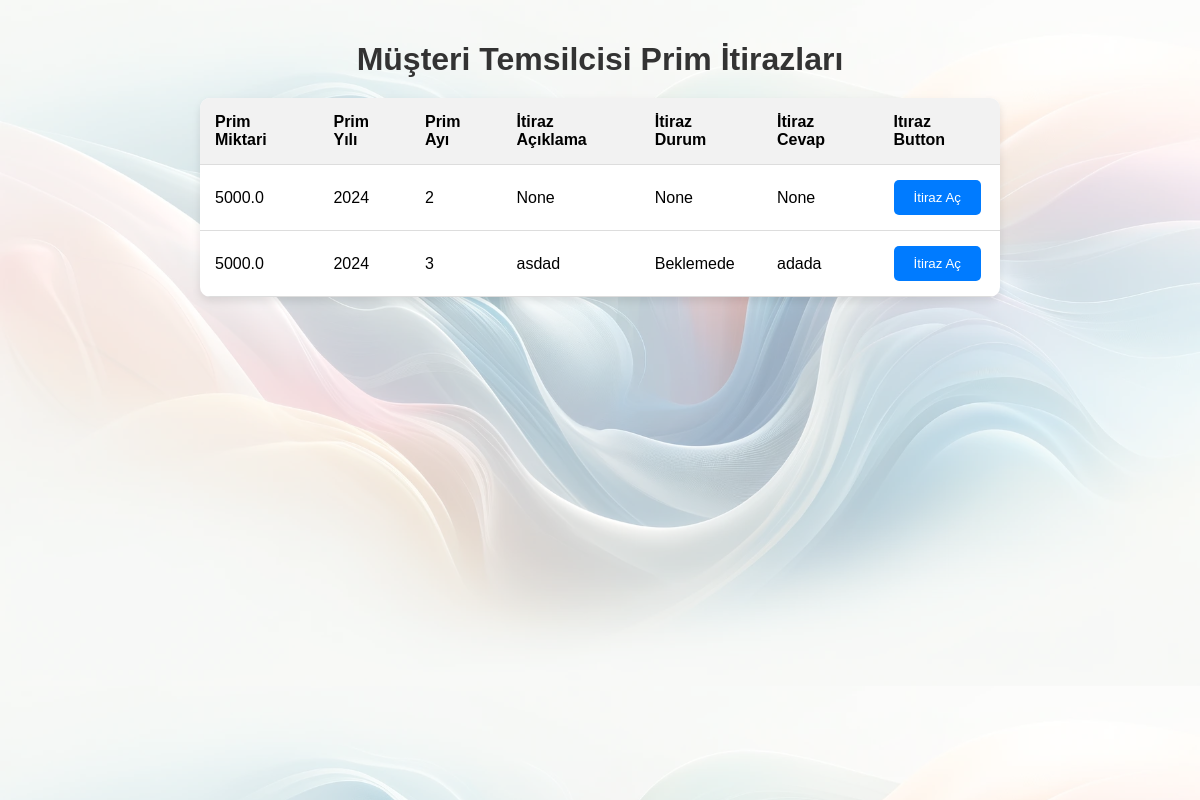
Screenshot of /personel/musteri_temsilcisi/aylik_prim_listesi_menu/ (signed in) with the database file from the repository.
### personel_takip_sistemi/models.py (models this page shows)
class Primler(models.Model):
    MusteriTemsilcisi = models.ForeignKey(MusteriTemsilcisi, on_delete=models.CASCADE)
    ITIRAZ_EDILDI = models.BooleanField()
    ITIRAZ_DURUM_CHOISES = [
        ('Beklemede', 'Beklemede'),
        ('Onaylandı', 'Onaylandı'),
        ('Reddedildi', 'Reddedildi')
    ]
    ITIRAZ_DURUM = models.CharField(max_length=20, choices=ITIRAZ_DURUM_CHOISES, blank=True, null=True)
    PRIM_YIL = models.IntegerField()
    PRIM_AY_CHOISES = [
        ('Ocak', 'Ocak'),
        ('Şubat', 'Şubat'),
        ('Mart', 'Mart'),
        ('Nisan', 'Nisan'),
        ('Mayıs', 'Mayıs'),
        ('Haziran', 'Haziran'),
        ('Temmuz', 'Temmuz'),
        ('Ağustos', 'Ağustos'),
        ('Eylül', 'Eylül'),
        ('Ekim', 'Ekim'),
        ('Kasım', 'Kasım'),
        ('Aralık', 'Aralık'),
    ]
    PRIM_AY = models.CharField(max_length=20, choices=PRIM_AY_CHOISES)
    PRIM_MIKTARI = models.FloatField()
    ITIRAZ_ACIKLAMA = models.TextField(blank=True, null=True)
    ITIRAZ_CEVAP = models.TextField(blank=True, null=True)

### personel_takip_sistemi/decorators.py (the view)
    def wrap(request, *args, **kwargs):
        user = request.user
        if user.USER_TYPE == "MusteriTemsilcisi" or user.is_superuser == True:
            return function(request, *args, **kwargs)
        else:
            raise PermissionDenied

### personel_takip_sistemi/templates/app/musteri_temsilcisi/prim_listesi_menusu.html (shortened to what this page needs)
{% load static %}
<!DOCTYPE html>
<html lang="en">
<head>
    <link rel="stylesheet" href="{% static 'assets/css/itiraz.css' %}">
</head>
<body>
    <div class="layer"></div>
    <h1>Müşteri Temsilcisi Prim İtirazları</h1>
    <table>
        <thead>
            <tr>
                <th>Prim Miktari</th>
                <th>Prim Yılı</th>
                <th>Prim Ayı</th>
                <th>İtiraz Açıklama</th>
                <th>İtiraz Durum</th>
                <th>İtiraz Cevap</th>
                <th>Itıraz Button</th>
            </tr>
        </thead>
        <tbody id="primler-listesi">
            {% for prim in context %}
                <tr>
                    <td>{{ prim.PRIM_MIKTARI }}</td>
                    <td>{{ prim.PRIM_YIL }}</td>
                    <td>{{ prim.PRIM_AY }}</td>
                    <td>{{ prim.ITIRAZ_ACIKLAMA }}</td>
                    <td>{{ prim.ITIRAZ_DURUM }}</td>
                    <td>{{ prim.ITIRAZ_CEVAP }}</td>
                    <td><button type="button" class="itiraz-button" data-id="{{ prim.id }}">İtiraz Aç</button></td>
                </tr>
            {% endfor %}
        </tbody>
    </table>
</body>
</html>

### personel_takip_sistemi/static/assets/css/itiraz.css (style rules this page uses)
body { font-family: 'Arial', sans-serif; background: url("/static/assets/img/hero-bg-light.webp"); background-size: cover; display: flex; flex-direction: column; align-items: center; padding: 20px; margin: 0; }
.layer { position: absolute; top: 0; left: 0; width: 100%; height: 100%; background-color: rgba(255, 255, 255, 0.5); z-index: 1; }
h1 { margin-bottom: 20px; color: #333; z-index: 2; }
table { width: 100%; max-width: 800px; border-collapse: collapse; margin-bottom: 20px; background: #fff; box-shadow: 0 4px 8px rgba(0, 0, 0, 0.1); border-radius: 10px; overflow: hidden; z-index: 2; }
th, td { padding: 15px; text-align: left; border-bottom: 1px solid #ddd; z-index: 2; }
th { background: #f2f2f2; font-weight: bold; }
button { align-self: flex-end; padding: 10px 20px; background-color: #007BFF; color: white; border: none; border-radius: 5px; cursor: pointer; }

### rows the page displays
Primler: PRIM_MIKTARI "5000.0"
Primler: PRIM_MIKTARI "5000.0", ITIRAZ_ACIKLAMA "asdad", ITIRAZ_DURUM "Beklemede", ITIRAZ_CEVAP "adada"

### other values shown
{{ prim.PRIM_YIL }} "2024" "2024"
{{ prim.PRIM_AY }} "2" "3"
{{ prim.ITIRAZ_ACIKLAMA }} "None"
{{ prim.ITIRAZ_DURUM }} "None"
{{ prim.ITIRAZ_CEVAP }} "None"
